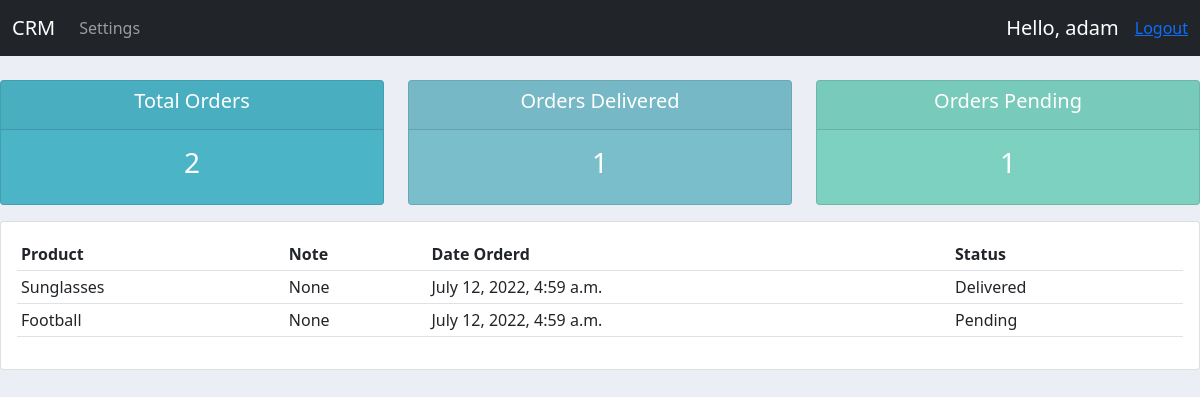
Screenshot of /user/ (signed in) with the database file from the repository.
### accounts/models.py (models this page shows)
class Order(models.Model):
	STATUS = (
			('Pending', 'Pending'),
			('Out for delivery', 'Out for delivery'),
			('Delivered', 'Delivered'),
			)
	customer = models.ForeignKey(Customer, null=True, on_delete= models.SET_NULL)
	product = models.ForeignKey(Product, null=True, on_delete= models.SET_NULL)
	date_created = models.DateTimeField(auto_now_add=True, null=True)
	status = models.CharField(max_length=200, null=True, choices=STATUS)
	note=models.CharField(max_length=200, null=True)
	def __str__(self):
		return self.product.name

class Product(models.Model):
	CATEGORY = (
			('Indoor', 'Indoor'),
			('Out Door', 'Out Door'),
			)
	name = models.CharField(max_length=200, null=True)
	price = models.FloatField(null=True)
	category = models.CharField(max_length=200, null=True, choices=CATEGORY)
	description = models.CharField(max_length=200, null=True, blank=True)
	date_created = models.DateTimeField(auto_now_add=True, null=True)
	tags = models.ManyToManyField(Tag)
	def __str__(self):
		return self.name

### accounts/decorators.py (the view)
		def wrapper_func(request, *args, **kwargs):
			group = None
			if request.user.groups.exists():
				group = request.user.groups.all()[0].name
			if group in allowed_roles:
				return view_func(request, *args, **kwargs)
			else:
				return HttpResponse('You are not authorized to view this page')

### accounts/views.py (called while the page is built)
@login_required(login_url='login')
@allowed_users(allowed_roles=['customer'])
def userPage(request):
	orders = request.user.customer.order_set.all()
	total_orders = orders.count()
	delivered = orders.filter(status='Delivered').count()
	pending = orders.filter(status='Pending').count()
	print('ORDERS:', orders)
	context = {'orders':orders, 'total_orders':total_orders,
	'delivered':delivered,'pending':pending}
	return render(request, 'accounts/user.html', context)

### accounts/templates/accounts/user.html
{%  extends 'accounts/main.html' %}
{% block content %}
{%  include 'accounts/status.html' %}
<div class="row">
	<div class="col-md">
		<div class="card card-body">
			<table class="table table-sm">
				<tr>
					<th>Product</th>
					<th>Note</th>
					<th>Date Orderd</th>
					<th>Status</th>
				</tr>
				{% for order in orders %}
				<tr>
					<td>{{order.product}}</td>
					<td>{{order.note}}</td>
					<td>{{order.date_created}}</td>
					<td>{{order.status}}</td>
				</tr>
				{% endfor %}
			</table>
		</div>
	</div>
</div>
{% endblock content %}

### accounts/templates/accounts/navbar.html (shortened to what this page needs)
<nav class="navbar navbar-expand-lg navbar-dark bg-dark">
    <div class="container-fluid">
      <a class="navbar-brand" href="#">CRM</a>
      <div class="collapse navbar-collapse" id="navbarSupportedContent">
        <ul class="navbar-nav me-auto mb-2 mb-lg-0">
        {% if request.user.is_staff %}
          <li class="nav-item">
            <a class="nav-link active" aria-current="page" href="{% url 'home' %}">Dashboard</a>
          </li>
          <li class="nav-item">
            <a class="nav-link" href="{% url 'products' %}">Products</a>
          </li>
          {% else %}
       <li class="nav-item">
        <a class="nav-link" href="{% url 'account' %}">Settings</a>
      </li>
          {% endif %}
        </ul>
      </div>
      <a class="navbar-brand" >Hello, {{request.user}}</a>
      <a  href="{% url 'logout' %}">Logout</a>
  </div>
  </nav>

### static/css/main.css (style rules this page uses)
body { background-color: #ebeff5; }

### rows the page displays
Order: product "Sunglasses", note "None", date_created "July 12, 2022, 4:59 a.m.", status "Delivered"
Order: product "Football", note "None", date_created "July 12, 2022, 4:59 a.m.", status "Pending"

### other values shown
{{ request.user }} "adam"
{{ total_orders }} "2"
{{ delivered }} "1"
{{ pending }} "1"
